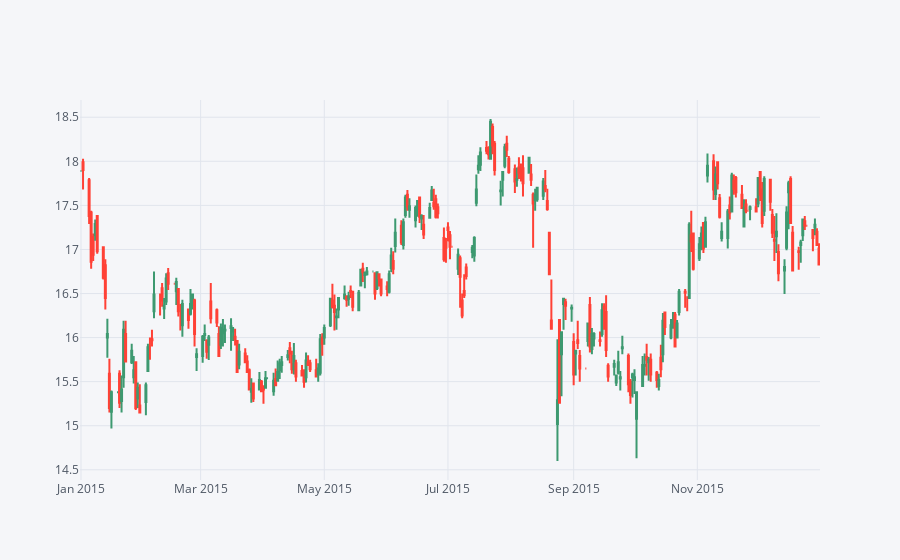

The code cell stored with this chart in its notebook:
### Code cell
bac15.iplot(kind='candle')

### Figure 1 — Plotly figure (JSON) as saved in the notebook; plotly's stock layout.template omitted (floating-point values rounded to 4 significant figures; data arrays with more than 128 entries replaced by an {"elided": "..."} marker saying what was removed)
{"data": [{"close": {"elided": "261 float values"}, "decreasing": {"line": {}, "showlegend": false}, "high": {"elided": "261 float values"}, "increasing": {"line": {}, "showlegend": false}, "low": {"elided": "261 float values"}, "open": {"elided": "261 float values"}, "type": "candlestick", "x": {"elided": "261 str values"}, "yaxis": "y2"}], "layout": {"legend": {"bgcolor": "#F5F6F9", "font": {"color": "#4D5663"}}, "paper_bgcolor": "#F5F6F9", "plot_bgcolor": "#F5F6F9", "titlefont": {"color": "#4D5663"}, "xaxis1": {"gridcolor": "#E1E5ED", "rangeslider": {"visible": false}, "showgrid": true, "tickfont": {"color": "#4D5663"}, "title": "", "titlefont": {"color": "#4D5663"}, "zerolinecolor": "#E1E5ED"}, "yaxis1": {"gridcolor": "#E1E5ED", "showgrid": true, "showticklabels": false, "tickfont": {"color": "#4D5663"}, "title": "", "titlefont": {"color": "#4D5663"}, "zerolinecolor": "#E1E5ED"}, "yaxis2": {"gridcolor": "#E1E5ED", "showgrid": true, "tickfont": {"color": "#4D5663"}, "title": "", "titlefont": {"color": "#4D5663"}, "zerolinecolor": "#E1E5ED"}}}
